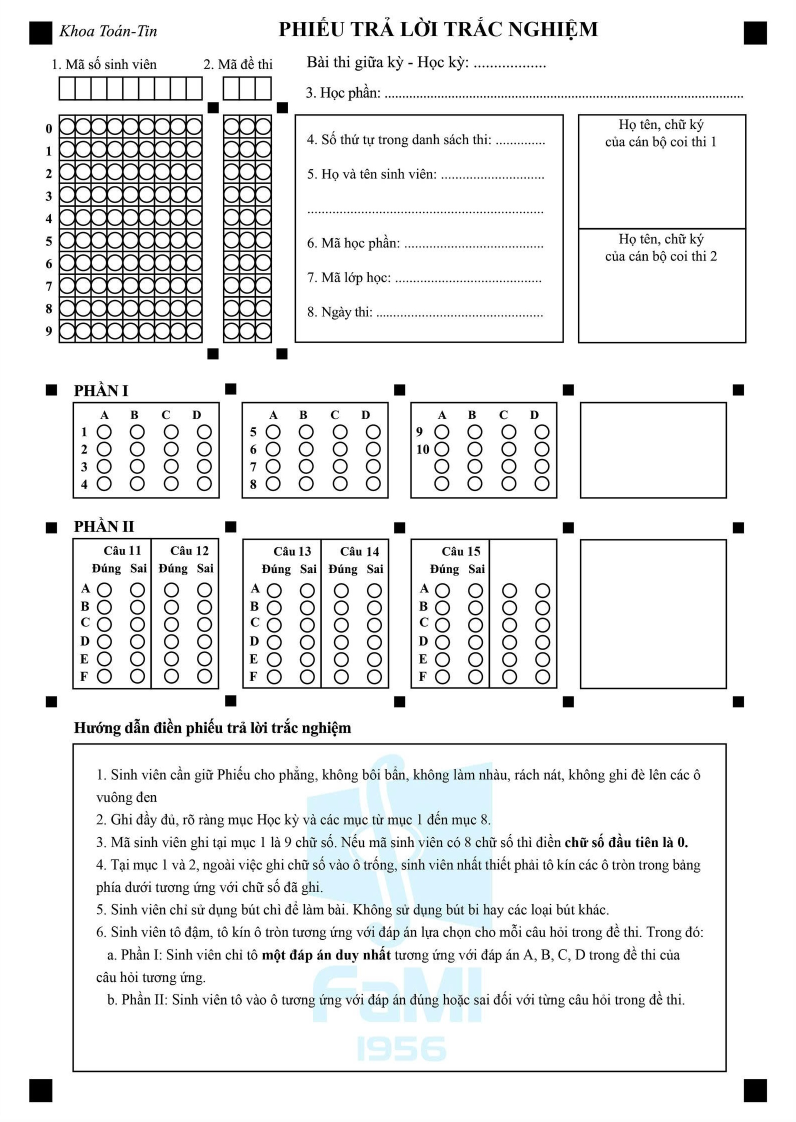
#> input picture assets/references/reference.jpg, 1592 x 2244 px, found by its file name (shown at 1/2 size)
$ python image_processing.py --input_path ../../assets/references/reference.jpg
#> lines starting #> are read from the running program, lines starting #| are printed output that depends on the picture
import cv2
import numpy as np
import os
import sys
import argparse
from pdf2image import convert_from_path

# Constants
# Image size
IMG_WIDTH = 2480
IMG_HEIGHT = 3508

# Align reference image
REF_IMG_GRAY = cv2.imread("./assets/references/reference.jpg", cv2.IMREAD_GRAYSCALE)
#> REF_IMG_GRAY: shape (2244, 1592); min 0, max 255, mean 236
REF_IMG_GRAY = cv2.resize(REF_IMG_GRAY, (IMG_WIDTH, IMG_HEIGHT))
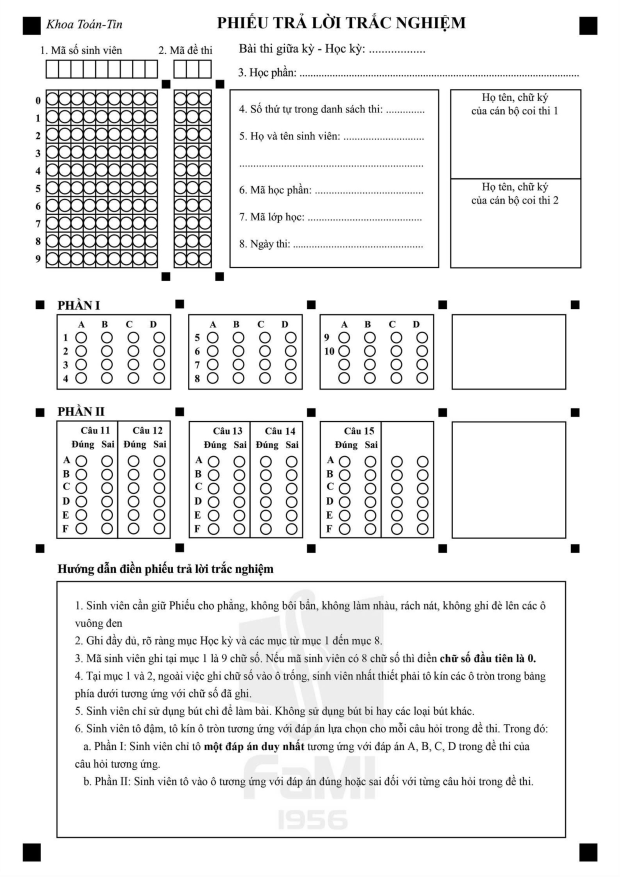
#> REF_IMG_GRAY: shape (3508, 2480) (shown at 1/4 size); min 0, max 255, mean 235.9

# Lookup table for gamma correction
gamma = 2.2
lookUpTable = np.empty((1, 256), np.uint8)
for i in range(256):
    lookUpTable[0, i] = np.clip(pow(i / 255.0, gamma) * 255.0, 0, 255)

# Small image size for padding
SMALL_IMG_WIDTH = 640
SMALL_IMG_HEIGHT = 640

# Split coordinates
STUDENT_ID_CONTOUR_1_COORD = (180, 352)
STUDENT_ID_CONTOUR_2_COORD = (666, 1129)

EXAM_ID_CONTOUR_1_COORD = (687, 352)
EXAM_ID_CONTOUR_2_COORD = (878, 1129)

CONTENT_11_CONTOUR_1_COORD = (230, 1265)
CONTENT_11_CONTOUR_2_COORD = (710, 1605)

CONTENT_12_CONTOUR_1_COORD = (750, 1265)
CONTENT_12_CONTOUR_2_COORD = (1230, 1605)

CONTENT_13_CONTOUR_1_COORD = (1270, 1265)
CONTENT_13_CONTOUR_2_COORD = (1750, 1605)

CONTENT_14_CONTOUR_1_COORD = (1790, 1265)
CONTENT_14_CONTOUR_2_COORD = (2270, 1605)

CONTENT_21_CONTOUR_1_COORD = (230, 1685)
CONTENT_21_CONTOUR_2_COORD = (710, 2180)

CONTENT_22_CONTOUR_1_COORD = (750, 1685)
CONTENT_22_CONTOUR_2_COORD = (1230, 2180)

CONTENT_23_CONTOUR_1_COORD = (1270, 1685)
CONTENT_23_CONTOUR_2_COORD = (1750, 2180)

CONTENT_24_CONTOUR_1_COORD = (1790, 1685)
CONTENT_24_CONTOUR_2_COORD = (2270, 2180)


"""
Reads a PDF file and splits each page into a resized JPEG image.

Args:
    pdf_path (str): Path to the PDF file.

Returns:
    List of resized images as numpy arrays.
"""
# [10 lines left out: function pdf2img, not called in this run]

"""
Aligns the scanned image to the reference image using SIFT and FLANN.

Args:
    scan_img: The scanned image to be aligned.
    ref_img_gray: The reference image in grayscale.
    target_size: The target size for the aligned image.

Returns:
    return aligned_img: The aligned image.
"""
# [44 lines left out: function align_image, not called in this run]


"""
Function to paddding image to 640x640

Args:
    image: The image to resize and padding.

Returns:
    The padded image.

"""
# [60 lines left out: functions padding_image, pipeline, not called in this run]

# Main execute
if __name__ == '__main__':
    parser = argparse.ArgumentParser(description="Split scanned images from PDF")
    parser.add_argument(
        "-i", "--input_path",
        help="Path to the input file"
    )
    args = parser.parse_args()

    pdf_path = args.input_path
    if not pdf_path.lower().endswith('.pdf'):
        print("Error: Provided file is not a PDF.")
#> (the run stopped early here; a loop or call above may not have finished)
